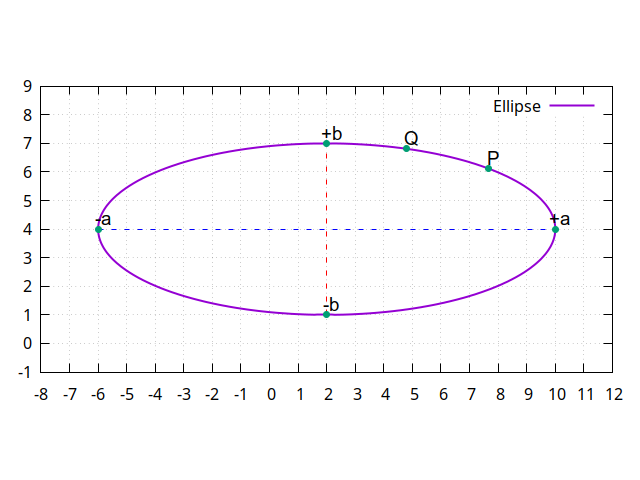

Write gnuplot code to recreate this figure.
set datafile separator ","
set terminal pngcairo
set output "ellipse001.png"
set parametric
set trange [0:2*pi]
set samples 500
set size ratio -1
set grid

x0 = 2
y0 = 4
a = 8
b = 3

# 3. Funzioni parametriche per il perimetro dell'ellisse
x(t) = x0 + a*cos(t)
y(t) = y0 + b*sin(t)

# 5. Definizione degli Assi (vettori che partono dal centro)
# Asse maggiore (lungo a)
set arrow from x0 - a, y0 to x0 + a, y0 nohead lc rgb "blue" dt 2
# Asse minore (lungo b)
set arrow from x0, y0-b to x0,y0+b nohead lc rgb "red" dt 2

set xrange [x0-a-2 : x0+a+2]
set yrange [y0-b-2 : y0+b+2]
set xtics x0-a-2,1,x0+a+2
set ytics y0-b-2,1,y0+b+2
plot x(t), y(t) with lines title "Ellipse" lw 2, \
"ellipse_points001.csv" with points pt 7 notitle, \
"ellipse_points001.csv" using 1:2:3 with labels offset 0.50,0.50 font 'arial,14' notitle
